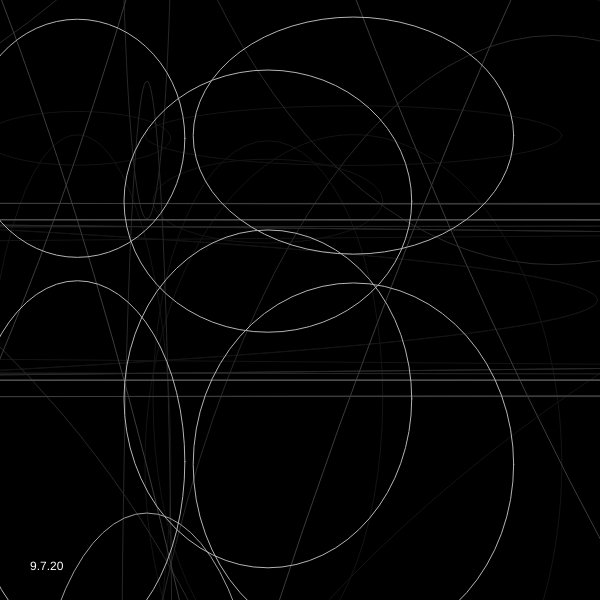
Frame 1 (no input)
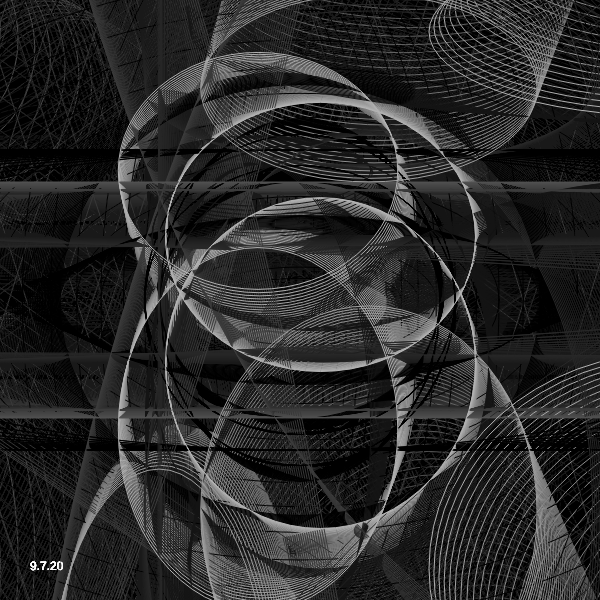
Frame 60 (no input)
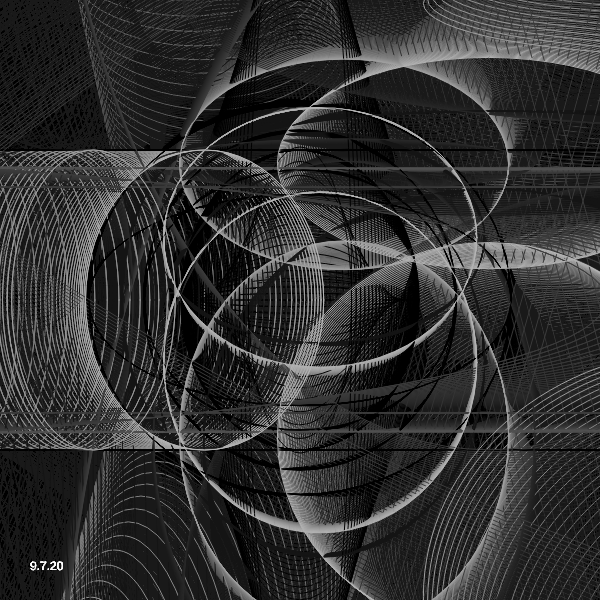
Frame 120 (the mouse pressed at the canvas centre since frame 60)

The p5.js sketch that drew these frames (run headless with seeded random() and noise() and a simulated clock; from frame 60 on, the mouse is pressed at the canvas centre):

// p5.js sketch
// ── sketch.js
var globe;
var total = 20;
var offset =2;
var angle =0;

var m=0;
var mchange=0;

var a = 2;
var b = 1;

function setup(){
  createCanvas(600,600)
  globe = new Array((total+1)*(total+1));
  background(0)
}

function supershape(theta, m, n1, n2, n3){
  var t1=abs((1/a)*cos(m*theta/4));
  t1=pow(t1,n2);
  var t2=abs((1/b)*sin(m*theta/4));
  t2=pow(t2,n3);
  var t3 =t1+t2;
  var r=pow(t3,-1/n1);
  return r;
}

function draw(){
  background(0, 5);

  m=map(sin(mchange),-1,1,0,7);
  mchange+=0.005;

  var r=200;

  for(var i=0;i<total+1;i++){
    globe[i] =[];
    var lat =map(i,0,total,-HALF_PI,HALF_PI);
    var r2 = supershape(lat,m,0.2,1.7,1.7);

    for(var j=0;j<total+1;j++){
      var lon = map(j,0,total,-PI,PI);
      var r1=supershape(lon,m,0.2,1.7,1.7);

      var x = r*r1*cos(lon)*r2*cos(lat);
      var y = r*r1*sin(lon)*r2*cos(lat);

      var index=i+j*(total+1);
      globe[index] = createVector(x,y);
    }
  }

  offset+=5;
  // noStroke();

  for(var i=0;i<total;i+=2){
    for(var j=0;j<total+1;j+=2){
      var index1=i+j*(total+1);
      var v1 = globe[index1];
      var index2=(i+1)+j*(total+1);
      var v2 = globe[index2];
      stroke(map(i,0,total,0,200));
      noFill();
      rectMode(CENTER)
      ellipse(v1.x + width/2,v1.y + height/2,v2.x + width/2,v2.y + height/2);
    }
  }
  angle+=0.3;

  fill(255);
  noStroke();
  text("9.7.20", 30, height-30);
}
